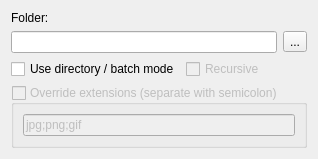
           <widget class="QWidget" name="inputFolderTab">
            <attribute name="title">
             <string>Input folder</string>
            </attribute>
            <layout class="QVBoxLayout" name="verticalLayout_20">
             <item>
              <widget class="QLabel" name="label_21">
               <property name="text">
                <string>Folder:</string>
               </property>
              </widget>
             </item>
             <item>
              <layout class="QHBoxLayout" name="horizontalLayout_2">
               <item>
                <widget class="QLineEdit" name="inputFileDir">
                 <property name="text">
                  <string/>
                 </property>
                 <property name="readOnly">
                  <bool>false</bool>
                 </property>
                </widget>
               </item>
               <item>
                <widget class="QToolButton" name="inputFileBtn">
                 <property name="text">
                  <string>...</string>
                 </property>
                </widget>
               </item>
              </layout>
             </item>
             <item>
              <layout class="QVBoxLayout" name="verticalLayout_18">
               <item>
                <layout class="QHBoxLayout" name="horizontalLayout_5">
                 <item>
                  <widget class="QCheckBox" name="batchChk">
                   <property name="text">
                    <string>Use directory / batch mode</string>
                   </property>
                  </widget>
                 </item>
                 <item>
                  <widget class="QCheckBox" name="recursiveChk">
                   <property name="enabled">
                    <bool>false</bool>
                   </property>
                   <property name="text">
                    <string>Recursive</string>
                   </property>
                   <property name="checkable">
                    <bool>true</bool>
                   </property>
                   <property name="checked">
                    <bool>false</bool>
                   </property>
                  </widget>
                 </item>
                 <item>
                  <spacer name="horizontalSpacer">
                   <property name="orientation">
                    <enum>Qt::Horizontal</enum>
                   </property>
                   <property name="sizeHint" stdset="0">
                    <size>
                     <width>40</width>
                     <height>20</height>
                    </size>
                   </property>
                  </spacer>
                 </item>
                </layout>
               </item>
               <item>
                <widget class="QGroupBox" name="overrideExtChk">
                 <property name="enabled">
                  <bool>false</bool>
                 </property>
                 <property name="toolTip">
                  <string>If enabled, only convert listed extensions.</string>
                 </property>
                 <property name="title">
                  <string>Override extensions (separate with semicolon)</string>
                 </property>
                 <property name="checkable">
                  <bool>true</bool>
                 </property>
                 <property name="checked">
                  <bool>false</bool>
                 </property>
                 <layout class="QVBoxLayout" name="verticalLayout_17">
                  <item>
                   <widget class="QLineEdit" name="overrideExtLine">
                    <property name="text">
                     <string>jpg;png;gif</string>
                    </property>
                   </widget>
                  </item>
                 </layout>
                </widget>
               </item>
              </layout>
             </item>
            </layout>
           </widget>
